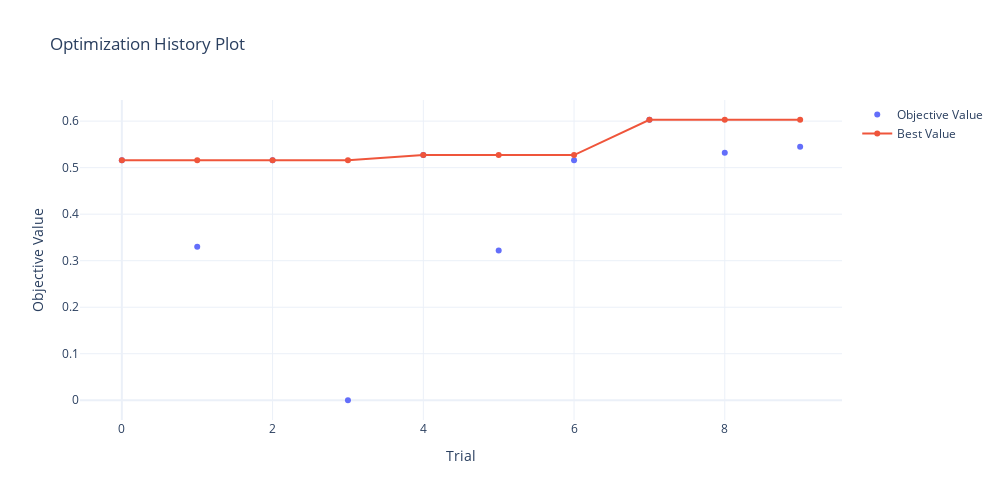
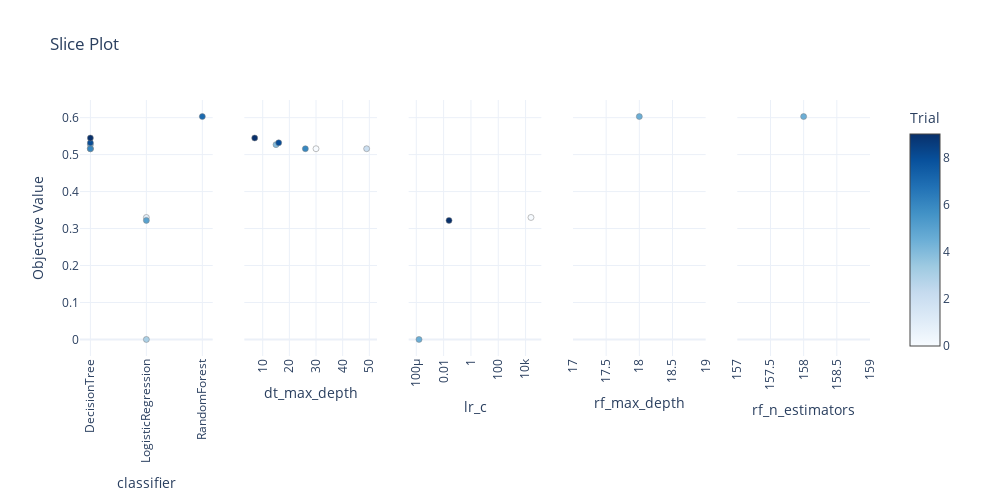

Notebook code cell kept with these figures, in order:
### Markdown cell above
### Датасет без sampling

Возьмем датасет как есть и посмотрим на качество моделей.

### Code cell
plot_study_results('no_sampling', studies, evaluations)

### Figure 1 — Plotly figure (JSON) as saved in the notebook; plotly's stock layout.template omitted (floating-point values rounded to 4 significant figures)
{"data": [{"mode": "markers", "name": "Objective Value", "type": "scatter", "x": [0, 1, 2, 3, 4, 5, 6, 7, 8, 9], "y": [0.516, 0.33, 0.516, 0, 0.527, 0.322, 0.516, 0.603, 0.532, 0.545]}, {"name": "Best Value", "type": "scatter", "x": [0, 1, 2, 3, 4, 5, 6, 7, 8, 9], "y": [0.516, 0.516, 0.516, 0.516, 0.527, 0.527, 0.527, 0.603, 0.603, 0.603]}], "layout": {"height": 500, "title": {"text": "Optimization History Plot"}, "width": 1000, "xaxis": {"title": {"text": "Trial"}}, "yaxis": {"title": {"text": "Objective Value"}}}}

### Figure 2 — Plotly figure (JSON) as saved in the notebook; plotly's stock layout.template omitted (floating-point values rounded to 4 significant figures)
{"data": [{"marker": {"color": [0, 1, 2, 3, 4, 5, 6, 7, 8, 9], "colorbar": {"title": {"text": "Trial"}, "x": 1, "xpad": 40}, "colorscale": [[0, "rgb(247,251,255)"], [0.125, "rgb(222,235,247)"], [0.25, "rgb(198,219,239)"], [0.375, "rgb(158,202,225)"], [0.5, "rgb(107,174,214)"], [0.625, "rgb(66,146,198)"], [0.75, "rgb(33,113,181)"], [0.875, "rgb(8,81,156)"], [1, "rgb(8,48,107)"]], "line": {"color": "Grey", "width": 0.5}, "showscale": true}, "mode": "markers", "showlegend": false, "type": "scatter", "x": ["DecisionTree", "LogisticRegression", "DecisionTree", "LogisticRegression", "DecisionTree", "LogisticRegression", "DecisionTree", "RandomForest", "DecisionTree", "DecisionTree"], "xaxis": "x", "y": [0.516, 0.33, 0.516, 0, 0.527, 0.322, 0.516, 0.603, 0.532, 0.545], "yaxis": "y"}, {"marker": {"color": [0, 2, 4, 6, 8, 9], "colorbar": {"title": {"text": "Trial"}, "x": 1, "xpad": 40}, "colorscale": [[0, "rgb(247,251,255)"], [0.125, "rgb(222,235,247)"], [0.25, "rgb(198,219,239)"], [0.375, "rgb(158,202,225)"], [0.5, "rgb(107,174,214)"], [0.625, "rgb(66,146,198)"], [0.75, "rgb(33,113,181)"], [0.875, "rgb(8,81,156)"], [1, "rgb(8,48,107)"]], "line": {"color": "Grey", "width": 0.5}, "showscale": false}, "mode": "markers", "showlegend": false, "type": "scatter", "x": [30, 49, 15, 26, 16, 7], "xaxis": "x2", "y": [0.516, 0.516, 0.527, 0.516, 0.532, 0.545], "yaxis": "y2"}, {"marker": {"color": [1, 3, 5], "colorbar": {"title": {"text": "Trial"}, "x": 1, "xpad": 40}, "colorscale": [[0, "rgb(247,251,255)"], [0.125, "rgb(222,235,247)"], [0.25, "rgb(198,219,239)"], [0.375, "rgb(158,202,225)"], [0.5, "rgb(107,174,214)"], [0.625, "rgb(66,146,198)"], [0.75, "rgb(33,113,181)"], [0.875, "rgb(8,81,156)"], [1, "rgb(8,48,107)"]], "line": {"color": "Grey", "width": 0.5}, "showscale": false}, "mode": "markers", "showlegend": false, "type": "scatter", "x": [24780.0, 0.0001588, 0.02491], "xaxis": "x3", "y": [0.33, 0, 0.322], "yaxis": "y3"}, {"marker": {"color": [7], "colorbar": {"title": {"text": "Trial"}, "x": 1, "xpad": 40}, "colorscale": [[0, "rgb(247,251,255)"], [0.125, "rgb(222,235,247)"], [0.25, "rgb(198,219,239)"], [0.375, "rgb(158,202,225)"], [0.5, "rgb(107,174,214)"], [0.625, "rgb(66,146,198)"], [0.75, "rgb(33,113,181)"], [0.875, "rgb(8,81,156)"], [1, "rgb(8,48,107)"]], "line": {"color": "Grey", "width": 0.5}, "showscale": false}, "mode": "markers", "showlegend": false, "type": "scatter", "x": [18], "xaxis": "x4", "y": [0.603], "yaxis": "y4"}, {"marker": {"color": [7], "colorbar": {"title": {"text": "Trial"}, "x": 1, "xpad": 40}, "colorscale": [[0, "rgb(247,251,255)"], [0.125, "rgb(222,235,247)"], [0.25, "rgb(198,219,239)"], [0.375, "rgb(158,202,225)"], [0.5, "rgb(107,174,214)"], [0.625, "rgb(66,146,198)"], [0.75, "rgb(33,113,181)"], [0.875, "rgb(8,81,156)"], [1, "rgb(8,48,107)"]], "line": {"color": "Grey", "width": 0.5}, "showscale": false}, "mode": "markers", "showlegend": false, "type": "scatter", "x": [158], "xaxis": "x5", "y": [0.603], "yaxis": "y5"}], "layout": {"height": 500, "title": {"text": "Slice Plot"}, "width": 1000, "xaxis": {"anchor": "y", "domain": [0, 0.168], "tickangle": -90, "title": {"text": "classifier"}}, "xaxis2": {"anchor": "y2", "domain": [0.208, 0.376], "tickangle": -90, "title": {"text": "dt_max_depth"}}, "xaxis3": {"anchor": "y3", "domain": [0.416, 0.584], "tickangle": -90, "title": {"text": "lr_c"}, "type": "log"}, "xaxis4": {"anchor": "y4", "domain": [0.624, 0.792], "tickangle": -90, "title": {"text": "rf_max_depth"}}, "xaxis5": {"anchor": "y5", "domain": [0.832, 1], "tickangle": -90, "title": {"text": "rf_n_estimators"}}, "yaxis": {"anchor": "x", "domain": [0, 1], "title": {"text": "Objective Value"}}, "yaxis2": {"anchor": "x2", "domain": [0, 1], "matches": "y", "showticklabels": false}, "yaxis3": {"anchor": "x3", "domain": [0, 1], "matches": "y", "showticklabels": false}, "yaxis4": {"anchor": "x4", "domain": [0, 1], "matches": "y", "showticklabels": false}, "yaxis5": {"anchor": "x5", "domain": [0, 1], "matches": "y", "showticklabels": false}}}
